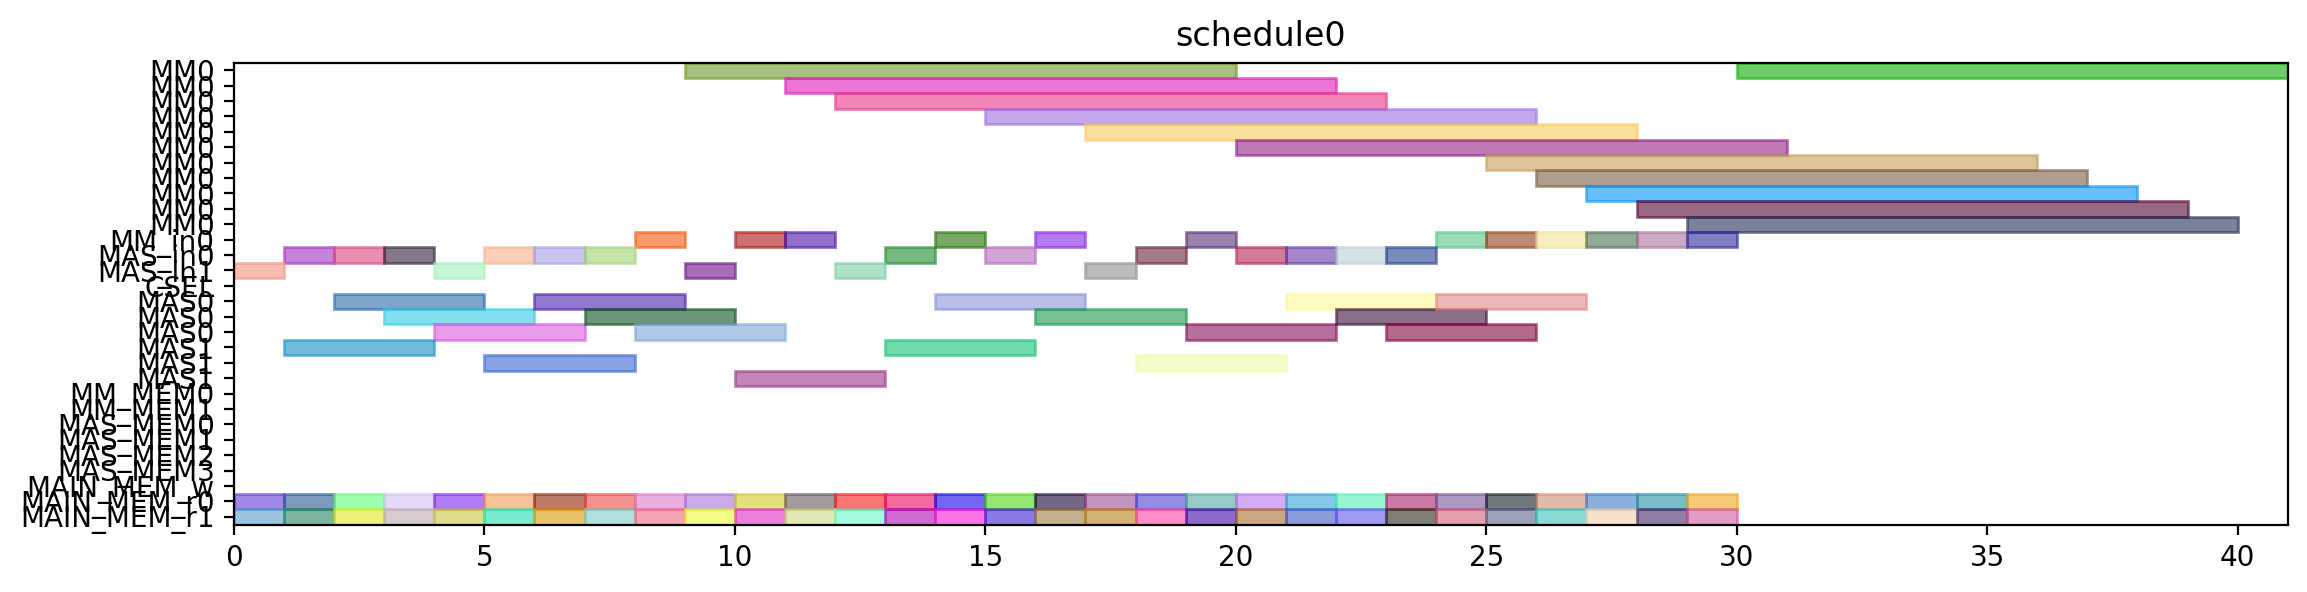

Recreate this plot in Python.
from pyschedule import Scenario, solvers, plotters, alt


def solve():
	horizon = 120
	S = Scenario("schedule0", horizon=horizon)

	# resource
	MM = S.Resources('MM', num=1, size=11)
	MM_in = S.Resources('MM_in', num=1)
	MAS_in = S.Resources('MAS_in', num=2)
	CSEL = S.Resource('CSEL')
	MAS = S.Resources('MAS', num=2, size=3, periods=range(1, horizon))
	MM_MEM = S.Resources('MM_MEM', num=2)
	MAS_MEM = S.Resources('MAS_MEM', num=4)
	MAIN_MEM_w = S.Resource('MAIN_MEM_w', size=1)
	MAIN_MEM_r = S.Resources('MAIN_MEM_r', num=2)

	# result of previous scheduling

	# new tasks
	T1_t0 = S.Task('T1_t0', length=3, delay_cost=1)
	T1_t0 += alt(MAS)
	T1_t0_in = S.Task('T1_t0_in', length=1, delay_cost=1)
	T1_t0_in += alt(MAS_in)
	S += T1_t0_in*MAS_in[0]<=T1_t0*MAS[0]

	S += T1_t0_in*MAS_in[1]<=T1_t0*MAS[1]

	T1_t0_mem0 = S.Task('T1_t0_mem0', length=1, delay_cost=1)
	T1_t0_mem0 += MAIN_MEM_r[0]
	S += T1_t0_mem0 <= T1_t0

	T1_t0_mem1 = S.Task('T1_t0_mem1', length=1, delay_cost=1)
	T1_t0_mem1 += MAIN_MEM_r[1]
	S += T1_t0_mem1 <= T1_t0

	T1_t1 = S.Task('T1_t1', length=3, delay_cost=1)
	T1_t1 += alt(MAS)
	T1_t1_in = S.Task('T1_t1_in', length=1, delay_cost=1)
	T1_t1_in += alt(MAS_in)
	S += T1_t1_in*MAS_in[0]<=T1_t1*MAS[0]

	S += T1_t1_in*MAS_in[1]<=T1_t1*MAS[1]

	T1_t1_mem0 = S.Task('T1_t1_mem0', length=1, delay_cost=1)
	T1_t1_mem0 += MAIN_MEM_r[0]
	S += T1_t1_mem0 <= T1_t1

	T1_t1_mem1 = S.Task('T1_t1_mem1', length=1, delay_cost=1)
	T1_t1_mem1 += MAIN_MEM_r[1]
	S += T1_t1_mem1 <= T1_t1

	T1_t3 = S.Task('T1_t3', length=11, delay_cost=1)
	T1_t3 += alt(MM)
	T1_t3_in = S.Task('T1_t3_in', length=1, delay_cost=1)
	T1_t3_in += alt(MM_in)
	S += T1_t3_in*MM_in[0]<=T1_t3*MM[0]
	T1_t3_mem0 = S.Task('T1_t3_mem0', length=1, delay_cost=1)
	T1_t3_mem0 += MAIN_MEM_r[0]
	S += T1_t3_mem0 <= T1_t3

	T1_t3_mem1 = S.Task('T1_t3_mem1', length=1, delay_cost=1)
	T1_t3_mem1 += MAIN_MEM_r[1]
	S += T1_t3_mem1 <= T1_t3

	T2_t0 = S.Task('T2_t0', length=11, delay_cost=1)
	T2_t0 += alt(MM)
	T2_t0_in = S.Task('T2_t0_in', length=1, delay_cost=1)
	T2_t0_in += alt(MM_in)
	S += T2_t0_in*MM_in[0]<=T2_t0*MM[0]
	T2_t0_mem0 = S.Task('T2_t0_mem0', length=1, delay_cost=1)
	T2_t0_mem0 += MAIN_MEM_r[0]
	S += T2_t0_mem0 <= T2_t0

	T2_t0_mem1 = S.Task('T2_t0_mem1', length=1, delay_cost=1)
	T2_t0_mem1 += MAIN_MEM_r[1]
	S += T2_t0_mem1 <= T2_t0

	T2_t1 = S.Task('T2_t1', length=11, delay_cost=1)
	T2_t1 += alt(MM)
	T2_t1_in = S.Task('T2_t1_in', length=1, delay_cost=1)
	T2_t1_in += alt(MM_in)
	S += T2_t1_in*MM_in[0]<=T2_t1*MM[0]
	T2_t1_mem0 = S.Task('T2_t1_mem0', length=1, delay_cost=1)
	T2_t1_mem0 += MAIN_MEM_r[0]
	S += T2_t1_mem0 <= T2_t1

	T2_t1_mem1 = S.Task('T2_t1_mem1', length=1, delay_cost=1)
	T2_t1_mem1 += MAIN_MEM_r[1]
	S += T2_t1_mem1 <= T2_t1

	T2_t2 = S.Task('T2_t2', length=3, delay_cost=1)
	T2_t2 += alt(MAS)
	T2_t2_in = S.Task('T2_t2_in', length=1, delay_cost=1)
	T2_t2_in += alt(MAS_in)
	S += T2_t2_in*MAS_in[0]<=T2_t2*MAS[0]

	S += T2_t2_in*MAS_in[1]<=T2_t2*MAS[1]

	T2_t2_mem0 = S.Task('T2_t2_mem0', length=1, delay_cost=1)
	T2_t2_mem0 += MAIN_MEM_r[0]
	S += T2_t2_mem0 <= T2_t2

	T2_t2_mem1 = S.Task('T2_t2_mem1', length=1, delay_cost=1)
	T2_t2_mem1 += MAIN_MEM_r[1]
	S += T2_t2_mem1 <= T2_t2

	T2_t3 = S.Task('T2_t3', length=3, delay_cost=1)
	T2_t3 += alt(MAS)
	T2_t3_in = S.Task('T2_t3_in', length=1, delay_cost=1)
	T2_t3_in += alt(MAS_in)
	S += T2_t3_in*MAS_in[0]<=T2_t3*MAS[0]

	S += T2_t3_in*MAS_in[1]<=T2_t3*MAS[1]

	T2_t3_mem0 = S.Task('T2_t3_mem0', length=1, delay_cost=1)
	T2_t3_mem0 += MAIN_MEM_r[0]
	S += T2_t3_mem0 <= T2_t3

	T2_t3_mem1 = S.Task('T2_t3_mem1', length=1, delay_cost=1)
	T2_t3_mem1 += MAIN_MEM_r[1]
	S += T2_t3_mem1 <= T2_t3

	T3_t0 = S.Task('T3_t0', length=11, delay_cost=1)
	T3_t0 += alt(MM)
	T3_t0_in = S.Task('T3_t0_in', length=1, delay_cost=1)
	T3_t0_in += alt(MM_in)
	S += T3_t0_in*MM_in[0]<=T3_t0*MM[0]
	T3_t0_mem0 = S.Task('T3_t0_mem0', length=1, delay_cost=1)
	T3_t0_mem0 += MAIN_MEM_r[0]
	S += T3_t0_mem0 <= T3_t0

	T3_t0_mem1 = S.Task('T3_t0_mem1', length=1, delay_cost=1)
	T3_t0_mem1 += MAIN_MEM_r[1]
	S += T3_t0_mem1 <= T3_t0

	T3_t1 = S.Task('T3_t1', length=11, delay_cost=1)
	T3_t1 += alt(MM)
	T3_t1_in = S.Task('T3_t1_in', length=1, delay_cost=1)
	T3_t1_in += alt(MM_in)
	S += T3_t1_in*MM_in[0]<=T3_t1*MM[0]
	T3_t1_mem0 = S.Task('T3_t1_mem0', length=1, delay_cost=1)
	T3_t1_mem0 += MAIN_MEM_r[0]
	S += T3_t1_mem0 <= T3_t1

	T3_t1_mem1 = S.Task('T3_t1_mem1', length=1, delay_cost=1)
	T3_t1_mem1 += MAIN_MEM_r[1]
	S += T3_t1_mem1 <= T3_t1

	T3_t2 = S.Task('T3_t2', length=3, delay_cost=1)
	T3_t2 += alt(MAS)
	T3_t2_in = S.Task('T3_t2_in', length=1, delay_cost=1)
	T3_t2_in += alt(MAS_in)
	S += T3_t2_in*MAS_in[0]<=T3_t2*MAS[0]

	S += T3_t2_in*MAS_in[1]<=T3_t2*MAS[1]

	T3_t2_mem0 = S.Task('T3_t2_mem0', length=1, delay_cost=1)
	T3_t2_mem0 += MAIN_MEM_r[0]
	S += T3_t2_mem0 <= T3_t2

	T3_t2_mem1 = S.Task('T3_t2_mem1', length=1, delay_cost=1)
	T3_t2_mem1 += MAIN_MEM_r[1]
	S += T3_t2_mem1 <= T3_t2

	T3_t3 = S.Task('T3_t3', length=3, delay_cost=1)
	T3_t3 += alt(MAS)
	T3_t3_in = S.Task('T3_t3_in', length=1, delay_cost=1)
	T3_t3_in += alt(MAS_in)
	S += T3_t3_in*MAS_in[0]<=T3_t3*MAS[0]

	S += T3_t3_in*MAS_in[1]<=T3_t3*MAS[1]

	T3_t3_mem0 = S.Task('T3_t3_mem0', length=1, delay_cost=1)
	T3_t3_mem0 += MAIN_MEM_r[0]
	S += T3_t3_mem0 <= T3_t3

	T3_t3_mem1 = S.Task('T3_t3_mem1', length=1, delay_cost=1)
	T3_t3_mem1 += MAIN_MEM_r[1]
	S += T3_t3_mem1 <= T3_t3

	T4_t0 = S.Task('T4_t0', length=11, delay_cost=1)
	T4_t0 += alt(MM)
	T4_t0_in = S.Task('T4_t0_in', length=1, delay_cost=1)
	T4_t0_in += alt(MM_in)
	S += T4_t0_in*MM_in[0]<=T4_t0*MM[0]
	T4_t0_mem0 = S.Task('T4_t0_mem0', length=1, delay_cost=1)
	T4_t0_mem0 += MAIN_MEM_r[0]
	S += T4_t0_mem0 <= T4_t0

	T4_t0_mem1 = S.Task('T4_t0_mem1', length=1, delay_cost=1)
	T4_t0_mem1 += MAIN_MEM_r[1]
	S += T4_t0_mem1 <= T4_t0

	T4_t1 = S.Task('T4_t1', length=11, delay_cost=1)
	T4_t1 += alt(MM)
	T4_t1_in = S.Task('T4_t1_in', length=1, delay_cost=1)
	T4_t1_in += alt(MM_in)
	S += T4_t1_in*MM_in[0]<=T4_t1*MM[0]
	T4_t1_mem0 = S.Task('T4_t1_mem0', length=1, delay_cost=1)
	T4_t1_mem0 += MAIN_MEM_r[0]
	S += T4_t1_mem0 <= T4_t1

	T4_t1_mem1 = S.Task('T4_t1_mem1', length=1, delay_cost=1)
	T4_t1_mem1 += MAIN_MEM_r[1]
	S += T4_t1_mem1 <= T4_t1

	T4_t2 = S.Task('T4_t2', length=3, delay_cost=1)
	T4_t2 += alt(MAS)
	T4_t2_in = S.Task('T4_t2_in', length=1, delay_cost=1)
	T4_t2_in += alt(MAS_in)
	S += T4_t2_in*MAS_in[0]<=T4_t2*MAS[0]

	S += T4_t2_in*MAS_in[1]<=T4_t2*MAS[1]

	T4_t2_mem0 = S.Task('T4_t2_mem0', length=1, delay_cost=1)
	T4_t2_mem0 += MAIN_MEM_r[0]
	S += T4_t2_mem0 <= T4_t2

	T4_t2_mem1 = S.Task('T4_t2_mem1', length=1, delay_cost=1)
	T4_t2_mem1 += MAIN_MEM_r[1]
	S += T4_t2_mem1 <= T4_t2

	T4_t3 = S.Task('T4_t3', length=3, delay_cost=1)
	T4_t3 += alt(MAS)
	T4_t3_in = S.Task('T4_t3_in', length=1, delay_cost=1)
	T4_t3_in += alt(MAS_in)
	S += T4_t3_in*MAS_in[0]<=T4_t3*MAS[0]

	S += T4_t3_in*MAS_in[1]<=T4_t3*MAS[1]

	T4_t3_mem0 = S.Task('T4_t3_mem0', length=1, delay_cost=1)
	T4_t3_mem0 += MAIN_MEM_r[0]
	S += T4_t3_mem0 <= T4_t3

	T4_t3_mem1 = S.Task('T4_t3_mem1', length=1, delay_cost=1)
	T4_t3_mem1 += MAIN_MEM_r[1]
	S += T4_t3_mem1 <= T4_t3

	T5_t0 = S.Task('T5_t0', length=3, delay_cost=1)
	T5_t0 += alt(MAS)
	T5_t0_in = S.Task('T5_t0_in', length=1, delay_cost=1)
	T5_t0_in += alt(MAS_in)
	S += T5_t0_in*MAS_in[0]<=T5_t0*MAS[0]

	S += T5_t0_in*MAS_in[1]<=T5_t0*MAS[1]

	T5_t0_mem0 = S.Task('T5_t0_mem0', length=1, delay_cost=1)
	T5_t0_mem0 += MAIN_MEM_r[0]
	S += T5_t0_mem0 <= T5_t0

	T5_t0_mem1 = S.Task('T5_t0_mem1', length=1, delay_cost=1)
	T5_t0_mem1 += MAIN_MEM_r[1]
	S += T5_t0_mem1 <= T5_t0

	T5_t1 = S.Task('T5_t1', length=3, delay_cost=1)
	T5_t1 += alt(MAS)
	T5_t1_in = S.Task('T5_t1_in', length=1, delay_cost=1)
	T5_t1_in += alt(MAS_in)
	S += T5_t1_in*MAS_in[0]<=T5_t1*MAS[0]

	S += T5_t1_in*MAS_in[1]<=T5_t1*MAS[1]

	T5_t1_mem0 = S.Task('T5_t1_mem0', length=1, delay_cost=1)
	T5_t1_mem0 += MAIN_MEM_r[0]
	S += T5_t1_mem0 <= T5_t1

	T5_t1_mem1 = S.Task('T5_t1_mem1', length=1, delay_cost=1)
	T5_t1_mem1 += MAIN_MEM_r[1]
	S += T5_t1_mem1 <= T5_t1

	T5_t3 = S.Task('T5_t3', length=11, delay_cost=1)
	T5_t3 += alt(MM)
	T5_t3_in = S.Task('T5_t3_in', length=1, delay_cost=1)
	T5_t3_in += alt(MM_in)
	S += T5_t3_in*MM_in[0]<=T5_t3*MM[0]
	T5_t3_mem0 = S.Task('T5_t3_mem0', length=1, delay_cost=1)
	T5_t3_mem0 += MAIN_MEM_r[0]
	S += T5_t3_mem0 <= T5_t3

	T5_t3_mem1 = S.Task('T5_t3_mem1', length=1, delay_cost=1)
	T5_t3_mem1 += MAIN_MEM_r[1]
	S += T5_t3_mem1 <= T5_t3

	T6_t0 = S.Task('T6_t0', length=11, delay_cost=1)
	T6_t0 += alt(MM)
	T6_t0_in = S.Task('T6_t0_in', length=1, delay_cost=1)
	T6_t0_in += alt(MM_in)
	S += T6_t0_in*MM_in[0]<=T6_t0*MM[0]
	T6_t0_mem0 = S.Task('T6_t0_mem0', length=1, delay_cost=1)
	T6_t0_mem0 += MAIN_MEM_r[0]
	S += T6_t0_mem0 <= T6_t0

	T6_t0_mem1 = S.Task('T6_t0_mem1', length=1, delay_cost=1)
	T6_t0_mem1 += MAIN_MEM_r[1]
	S += T6_t0_mem1 <= T6_t0

	T6_t1 = S.Task('T6_t1', length=11, delay_cost=1)
	T6_t1 += alt(MM)
	T6_t1_in = S.Task('T6_t1_in', length=1, delay_cost=1)
	T6_t1_in += alt(MM_in)
	S += T6_t1_in*MM_in[0]<=T6_t1*MM[0]
	T6_t1_mem0 = S.Task('T6_t1_mem0', length=1, delay_cost=1)
	T6_t1_mem0 += MAIN_MEM_r[0]
	S += T6_t1_mem0 <= T6_t1

	T6_t1_mem1 = S.Task('T6_t1_mem1', length=1, delay_cost=1)
	T6_t1_mem1 += MAIN_MEM_r[1]
	S += T6_t1_mem1 <= T6_t1

	T6_t2 = S.Task('T6_t2', length=3, delay_cost=1)
	T6_t2 += alt(MAS)
	T6_t2_in = S.Task('T6_t2_in', length=1, delay_cost=1)
	T6_t2_in += alt(MAS_in)
	S += T6_t2_in*MAS_in[0]<=T6_t2*MAS[0]

	S += T6_t2_in*MAS_in[1]<=T6_t2*MAS[1]

	T6_t2_mem0 = S.Task('T6_t2_mem0', length=1, delay_cost=1)
	T6_t2_mem0 += MAIN_MEM_r[0]
	S += T6_t2_mem0 <= T6_t2

	T6_t2_mem1 = S.Task('T6_t2_mem1', length=1, delay_cost=1)
	T6_t2_mem1 += MAIN_MEM_r[1]
	S += T6_t2_mem1 <= T6_t2

	T6_t3 = S.Task('T6_t3', length=3, delay_cost=1)
	T6_t3 += alt(MAS)
	T6_t3_in = S.Task('T6_t3_in', length=1, delay_cost=1)
	T6_t3_in += alt(MAS_in)
	S += T6_t3_in*MAS_in[0]<=T6_t3*MAS[0]

	S += T6_t3_in*MAS_in[1]<=T6_t3*MAS[1]

	T6_t3_mem0 = S.Task('T6_t3_mem0', length=1, delay_cost=1)
	T6_t3_mem0 += MAIN_MEM_r[0]
	S += T6_t3_mem0 <= T6_t3

	T6_t3_mem1 = S.Task('T6_t3_mem1', length=1, delay_cost=1)
	T6_t3_mem1 += MAIN_MEM_r[1]
	S += T6_t3_mem1 <= T6_t3

	T7_t0 = S.Task('T7_t0', length=11, delay_cost=1)
	T7_t0 += alt(MM)
	T7_t0_in = S.Task('T7_t0_in', length=1, delay_cost=1)
	T7_t0_in += alt(MM_in)
	S += T7_t0_in*MM_in[0]<=T7_t0*MM[0]
	T7_t0_mem0 = S.Task('T7_t0_mem0', length=1, delay_cost=1)
	T7_t0_mem0 += MAIN_MEM_r[0]
	S += T7_t0_mem0 <= T7_t0

	T7_t0_mem1 = S.Task('T7_t0_mem1', length=1, delay_cost=1)
	T7_t0_mem1 += MAIN_MEM_r[1]
	S += T7_t0_mem1 <= T7_t0

	T7_t1 = S.Task('T7_t1', length=11, delay_cost=1)
	T7_t1 += alt(MM)
	T7_t1_in = S.Task('T7_t1_in', length=1, delay_cost=1)
	T7_t1_in += alt(MM_in)
	S += T7_t1_in*MM_in[0]<=T7_t1*MM[0]
	T7_t1_mem0 = S.Task('T7_t1_mem0', length=1, delay_cost=1)
	T7_t1_mem0 += MAIN_MEM_r[0]
	S += T7_t1_mem0 <= T7_t1

	T7_t1_mem1 = S.Task('T7_t1_mem1', length=1, delay_cost=1)
	T7_t1_mem1 += MAIN_MEM_r[1]
	S += T7_t1_mem1 <= T7_t1

	T7_t2 = S.Task('T7_t2', length=3, delay_cost=1)
	T7_t2 += alt(MAS)
	T7_t2_in = S.Task('T7_t2_in', length=1, delay_cost=1)
	T7_t2_in += alt(MAS_in)
	S += T7_t2_in*MAS_in[0]<=T7_t2*MAS[0]

	S += T7_t2_in*MAS_in[1]<=T7_t2*MAS[1]

	T7_t2_mem0 = S.Task('T7_t2_mem0', length=1, delay_cost=1)
	T7_t2_mem0 += MAIN_MEM_r[0]
	S += T7_t2_mem0 <= T7_t2

	T7_t2_mem1 = S.Task('T7_t2_mem1', length=1, delay_cost=1)
	T7_t2_mem1 += MAIN_MEM_r[1]
	S += T7_t2_mem1 <= T7_t2

	T7_t3 = S.Task('T7_t3', length=3, delay_cost=1)
	T7_t3 += alt(MAS)
	T7_t3_in = S.Task('T7_t3_in', length=1, delay_cost=1)
	T7_t3_in += alt(MAS_in)
	S += T7_t3_in*MAS_in[0]<=T7_t3*MAS[0]

	S += T7_t3_in*MAS_in[1]<=T7_t3*MAS[1]

	T7_t3_mem0 = S.Task('T7_t3_mem0', length=1, delay_cost=1)
	T7_t3_mem0 += MAIN_MEM_r[0]
	S += T7_t3_mem0 <= T7_t3

	T7_t3_mem1 = S.Task('T7_t3_mem1', length=1, delay_cost=1)
	T7_t3_mem1 += MAIN_MEM_r[1]
	S += T7_t3_mem1 <= T7_t3

	T8_t2 = S.Task('T8_t2', length=3, delay_cost=1)
	T8_t2 += alt(MAS)
	T8_t2_in = S.Task('T8_t2_in', length=1, delay_cost=1)
	T8_t2_in += alt(MAS_in)
	S += T8_t2_in*MAS_in[0]<=T8_t2*MAS[0]

	S += T8_t2_in*MAS_in[1]<=T8_t2*MAS[1]

	T8_t2_mem0 = S.Task('T8_t2_mem0', length=1, delay_cost=1)
	T8_t2_mem0 += MAIN_MEM_r[0]
	S += T8_t2_mem0 <= T8_t2

	T8_t2_mem1 = S.Task('T8_t2_mem1', length=1, delay_cost=1)
	T8_t2_mem1 += MAIN_MEM_r[1]
	S += T8_t2_mem1 <= T8_t2

	T9_t2 = S.Task('T9_t2', length=3, delay_cost=1)
	T9_t2 += alt(MAS)
	T9_t2_in = S.Task('T9_t2_in', length=1, delay_cost=1)
	T9_t2_in += alt(MAS_in)
	S += T9_t2_in*MAS_in[0]<=T9_t2*MAS[0]

	S += T9_t2_in*MAS_in[1]<=T9_t2*MAS[1]

	T9_t2_mem0 = S.Task('T9_t2_mem0', length=1, delay_cost=1)
	T9_t2_mem0 += MAIN_MEM_r[0]
	S += T9_t2_mem0 <= T9_t2

	T9_t2_mem1 = S.Task('T9_t2_mem1', length=1, delay_cost=1)
	T9_t2_mem1 += MAIN_MEM_r[1]
	S += T9_t2_mem1 <= T9_t2

	T10_t2 = S.Task('T10_t2', length=3, delay_cost=1)
	T10_t2 += alt(MAS)
	T10_t2_in = S.Task('T10_t2_in', length=1, delay_cost=1)
	T10_t2_in += alt(MAS_in)
	S += T10_t2_in*MAS_in[0]<=T10_t2*MAS[0]

	S += T10_t2_in*MAS_in[1]<=T10_t2*MAS[1]

	T10_t2_mem0 = S.Task('T10_t2_mem0', length=1, delay_cost=1)
	T10_t2_mem0 += MAIN_MEM_r[0]
	S += T10_t2_mem0 <= T10_t2

	T10_t2_mem1 = S.Task('T10_t2_mem1', length=1, delay_cost=1)
	T10_t2_mem1 += MAIN_MEM_r[1]
	S += T10_t2_mem1 <= T10_t2

	T11_t2 = S.Task('T11_t2', length=3, delay_cost=1)
	T11_t2 += alt(MAS)
	T11_t2_in = S.Task('T11_t2_in', length=1, delay_cost=1)
	T11_t2_in += alt(MAS_in)
	S += T11_t2_in*MAS_in[0]<=T11_t2*MAS[0]

	S += T11_t2_in*MAS_in[1]<=T11_t2*MAS[1]

	T11_t2_mem0 = S.Task('T11_t2_mem0', length=1, delay_cost=1)
	T11_t2_mem0 += MAIN_MEM_r[0]
	S += T11_t2_mem0 <= T11_t2

	T11_t2_mem1 = S.Task('T11_t2_mem1', length=1, delay_cost=1)
	T11_t2_mem1 += MAIN_MEM_r[1]
	S += T11_t2_mem1 <= T11_t2

	solvers.mip.solve(S,msg=1,kind='CPLEX',ratio_gap=1.01)

	solution = [['hoge']*len(S.solution()[1]) for i in range(len(S.solution()))]
	for i in range(len(S.solution())):
		for j in range(len(S.solution()[i])):
			solution[i][j]=str(S.solution()[i][j])
	print(solution)

	cycles = int(solution[-1][3])

	pic_file_name = "/mnt/rose/usr1/fukuda/ABE/multiRAM_multiMAS_16mux/scheduling_result/stage11MM1_stage3MAS2/EP2_LADDERMUL/schedule0.png"
	if(S.solution() != []):
		plotters.matplotlib.plot(S,img_filename=pic_file_name, show_task_labels=False, fig_size=(cycles*0.25+3, 3))

	return solution
